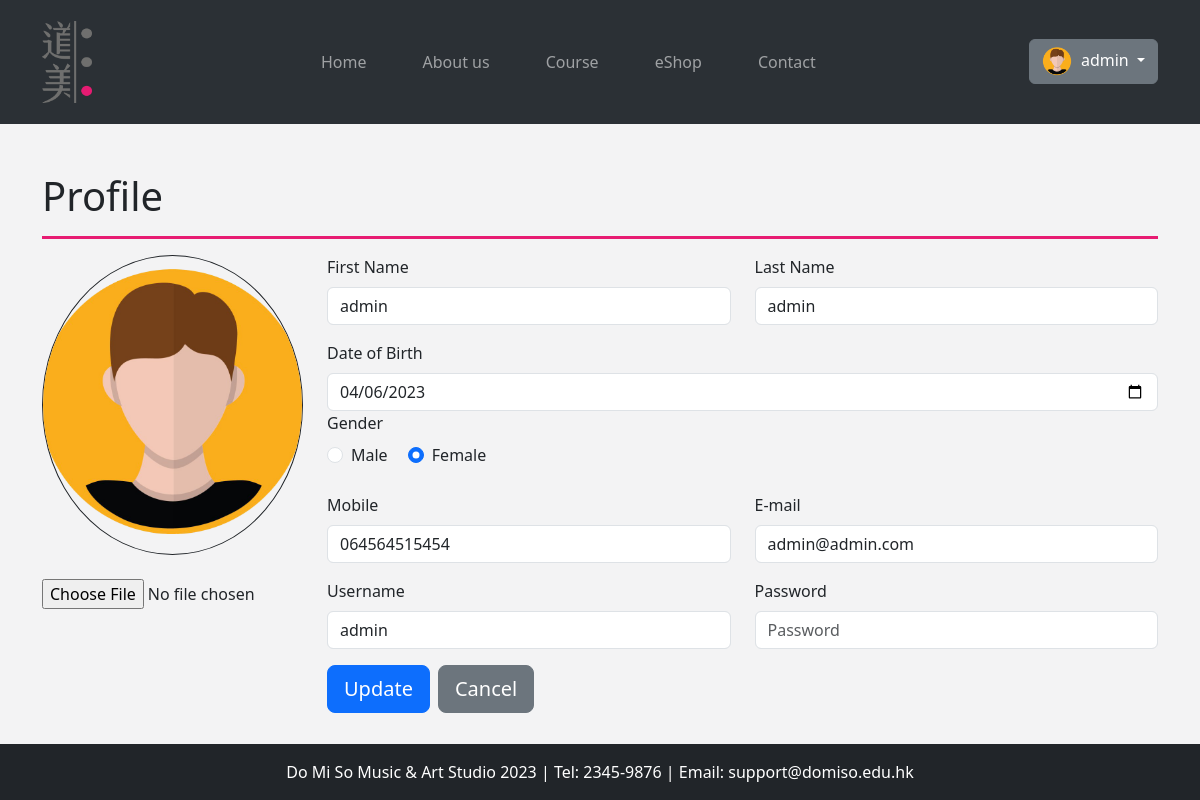
The app's page /profile.php (signed in) with its own data.
### tables this page shows
CREATE TABLE `users` (
  `id` int(11) NOT NULL,
  `first_name` varchar(50) NOT NULL,
  `last_name` varchar(50) NOT NULL,
  `dateofbirth` date NOT NULL,
  `gender` varchar(10) NOT NULL,
  `mobile` varchar(20) NOT NULL,
  `email` varchar(100) NOT NULL,
  `username` varchar(50) NOT NULL,
  `profile_image` varchar(255) DEFAULT NULL,
  `password` varchar(255) NOT NULL,
  `type` varchar(10) NOT NULL,
  `verify_token` varchar(255) DEFAULT NULL,
  `remember_token` varchar(255) DEFAULT NULL
);

### profile.php (the view, shortened to what this page needs)
<?php
include('components/header.php');
if (!isset($_SESSION['user_id'])) {
  header("Location: login.php");
  exit;
} else {
  $user_id = $_SESSION['user_id'];
  $sql = "SELECT * FROM users WHERE id = $user_id";
  $result = mysqli_query($conn, $sql);
  if (mysqli_num_rows($result) > 0) {
    $row = mysqli_fetch_assoc($result);
    $first_name = $row['first_name'];
    $last_name = $row['last_name'];
    $date_of_birth = $row['dateofbirth'];
    $gender = $row['gender'];
    $mobile = $row['mobile'];
    $email = $row['email'];
    $username = $row['username'];
  } else {
    echo "User not found";
  }
}
?>
<div class="container course py-5">
  <h1>Profile</h1>
  <hr />
  <form method="post" action="<?= $_SERVER['PHP_SELF'] ?>" enctype="multipart/form-data">
    <div class="row">
      <div class="col-sm-12 col-md-3">
        <img src="<?= empty($row["profile_image"]) ? "./assets/images/profile.png" : './uploads/profiles/' . $row["profile_image"] ?>" class="img-fluid rounded-circle border border-dark mb-4" />
        <input type="file" name="profile_image" />
      </div>
      <div class="col-sm-12 col-md-9">
        <div class="row mb-3">
          <div class="col-sm-12 col-md-6">
            <label for="firstname" class="form-label">First Name </label>
            <input type="text" id="firstname" name="first_name" value="<?= $first_name ?>" class="form-control" placeholder="First name" aria-label="First name">
          </div>
          <div class="col-sm-12 col-md-6">
            <label for="lastname" class="form-label">Last Name </label>
            <input type="text" id="lastname" name="last_name" value="<?= $last_name ?>" class="form-control" placeholder="Last name" aria-label="Last name">
          </div>
        </div>
        <div class="row mb-3 ">
          <div class="">
            <label for="date" class="form-label">Date of Birth </label>
            <input type="date" id="date" value="<?= $date_of_birth ?>" name="date_of_birth" class="form-control" placeholder="Date of Birth" aria-label="Date of Birth">
          </div>
          <div class="col-sm-12 col-md-6">
            <label for="lastname" class="form-label">Gender</label>
            <div class="form-group mb-2">
              <div class="form-check form-check-inline">
                <input class="form-check-input" type="radio" name="gender" id="inlineRadio1" value="male" <?php if ($gender == "male") {
                                                                                                            echo "checked";
                                                                                                          } ?>>
                <label class="form-check-label" for="inlineRadio1">Male</label>
              </div>
              <div class="form-check form-check-inline">
                <input class="form-check-input" type="radio" name="gender" id="inlineRadio2" value="female" <?php if ($gender == "female") {
                                                                                                              echo "checked";
                                                                                                            } ?>>
                <label class="form-check-label" for="inlineRadio2">Female</label>
              </div>
            </div>
          </div>
        </div>
        <div class="row mb-3 ">
          <div class="col-sm-12 col-md-6">
            <label for="mobile" class="form-label">Mobile </label>
            <input type="phone" value="<?= $mobile ?>" id="mobile" name="mobile" class="form-control" placeholder="Mobile" aria-label="Mobile">
          </div>
          <div class="col-sm-12 col-md-6">
            <label for="email" class="form-label">E-mail</label>
            <input type="email" value="<?= $email ?>" id="email" name="email" class="form-control" placeholder="E-mail Address" aria-label="E-mail">
          </div>
        </div>
        <div class="row mb-3 ">
          <div class="col-sm-12 col-md-6">
            <label for="username" class="form-label">Username </label>
            <input type="phone" id="username" value="<?= $username ?>" name="username" class="form-control" placeholder="Username" aria-label="Username">
          </div>
          <div class="col-sm-12 col-md-6">
            <label for="password" class="form-label">Password</label>
            <input type="password" id="password" class="form-control" placeholder="Password" aria-label="Password">
          </div>
        </div>
        <div class="d-flex gap-2">
          <button class="btn btn-primary btn-lg" type="submit" name="update">Update</button>
          <a class="btn btn-secondary btn-lg" href="./index.php">Cancel</a>
        </div>
      </div>
    </div>
  </form>
</div>
<?php include('components/footer.php'); ?>

### assets/css/home.css (style rules this page uses)
:root { --primary-color: #e71b72; --bs-primary : red; --bs-primary-color: #e71b72; --bg-color:#6F6F6F; }
hr { border-color: var(--primary-color); border-width: 3px; opacity: 1; }
a { text-decoration: none !important; }
body { padding-bottom: 40px; background-color: #f3f3f4; }
.course img { width: 100%; height: 300px; object-fit: cover; }

### records on screen
users: first_name "admin", last_name "admin", date_of_birth "04/06/2023", gender "☐ Male", gender "☑ Female", mobile "064564515454", email "admin@admin.com", username "admin"

### other values on screen
$_SESSION['username'] "admin"
